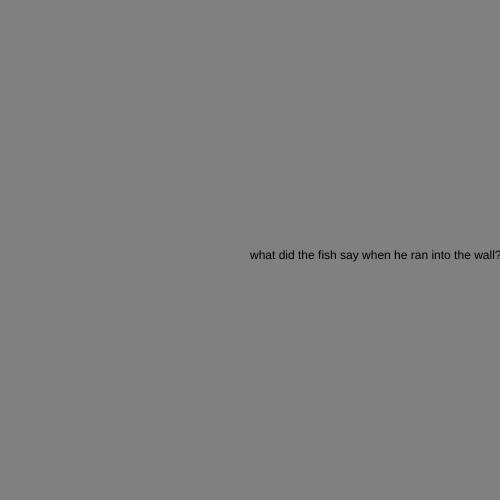
Frame 1 (no input)
Frame 60 (no input): identical to frame 1, image omitted
Frame 120 (the mouse pressed at the canvas centre since frame 60): identical to frame 1, image omitted

The p5.js sketch that drew this single still picture (run headless with seeded random() and noise() and a simulated clock; from frame 60 on, the mouse is pressed at the canvas centre):

// p5.js sketch
// ── sketch.js
let state = 0;
function setup() {

  createCanvas(500, 500);
  textAlign(500,500); 
}

function draw() {

  switch(state){
    case 0:
      background("grey"); 
      text("what did the fish say when he ran into the wall?", width /2 , height/ 2, 400, 400); 
    break ;

    case 1: 
    background("blue"); 
      text("dam", width/2, height/ 2); 
    break ; 
  }

}

function mouseReleased(){
state++ ;
if (state > 1) state = 0; 
} 
